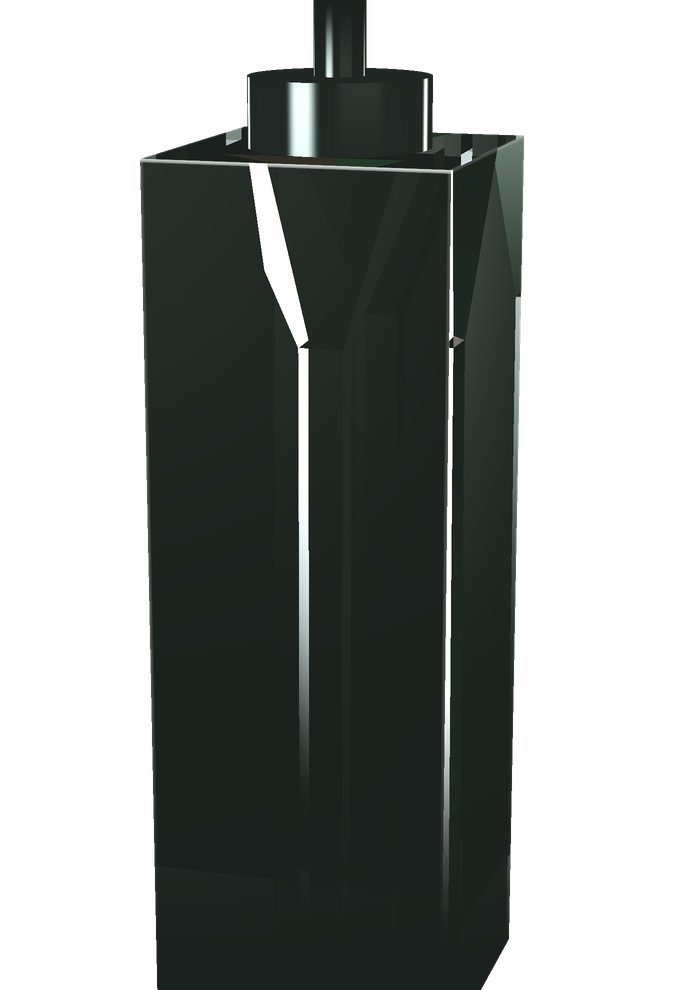

Source code (Python):
#!/usr/bin/env python3
"""Cytomics Analytical hero (HOME_BRIEF update 2026-11-20, option c: a crafted render of the real mechanism).
A quartz flow cell, the heart of every flow cytometer: a clear fused-silica block with a square micro-channel down its
centre, fed from the top through a tapered sheath chamber and a steel inlet fitting. Ray traced in numpy with Fresnel
reflection, refraction (quartz n=1.46, sheath water n=1.33), total internal reflection and a dark studio environment
whose ground is exactly the page ink. Saved with ALPHA (no box edge, DJ/DP). Also writes axis.json: where the
channel's centre line lands in the image (through the glass), so the live canvas can stream cells down it and flash
them at the laser. Usage: python3 flowcell.py W H out.png [SS]"""
import sys, json, numpy as np
from PIL import Image
W = int(sys.argv[1]) if len(sys.argv) > 1 else 500
H = int(sys.argv[2]) if len(sys.argv) > 2 else 700
OUT = sys.argv[3] if len(sys.argv) > 3 else 'flowcell.png'
SS = int(sys.argv[4]) if len(sys.argv) > 4 else 1
FW, FH = W, H; W, H = W * SS, H * SS
INK = np.array([16, 20, 18]) / 255.0          # page ink #101412
def nrm(v): return v / np.linalg.norm(v, axis=-1, keepdims=True)
def dot(a, b): return np.sum(a * b, -1)

# ---------- geometry ----------
BX, BZ, BY0, BY1 = 0.5, 0.5, -2.1, 0.85        # quartz block half-widths and y extent
CH = 0.075                                      # channel half-width
FY0, FY1, FW1 = 0.22, 0.85, 0.30                # funnel: from y FY0 (half-width CH) to the top face (half-width FW1)
COL_R, COL_Y1 = 0.30, 1.08                      # steel collar on the top face
TUBE_R = 0.085
def planes_box(x0, x1, y0, y1, z0, z1):
    return [(np.array([1., 0, 0]), x1), (np.array([-1., 0, 0]), -x0), (np.array([0, 1., 0]), y1), (np.array([0, -1., 0]), -y0),
            (np.array([0, 0, 1.]), z1), (np.array([0, 0, -1.]), -z0)]
BLOCK = planes_box(-BX, BX, BY0, BY1, -BZ, BZ)
CHAN = planes_box(-CH, CH, BY0 - 2, FY0 + 0.001, -CH, CH)
k = (FW1 - CH) / (FY1 - FY0)                     # funnel side slope
FUN = [(nrm(np.array([1., -k, 0])), None), (nrm(np.array([-1., -k, 0])), None), (nrm(np.array([0, -k, 1.])), None), (nrm(np.array([0, -k, -1.])), None),
       (np.array([0, 1., 0]), FY1 + 0.3), (np.array([0, -1., 0]), -FY0)]
# plane offsets for the funnel sides: pass through (CH, FY0, 0) etc.
FUN = [(n, (dot(n, np.array([CH * np.sign(n[0]) if abs(n[0]) > .1 else 0, FY0, CH * np.sign(n[2]) if abs(n[2]) > .1 else 0])) if d is None else d)) for n, d in FUN]

def convex(o, d, P):
    """ray/convex polyhedron: returns t_in, t_out, normal at entry, normal at exit"""
    n_ = len(o); tin = np.full(n_, -1e9); tout = np.full(n_, 1e9)
    nin = np.zeros((n_, 3)); nout = np.zeros((n_, 3))
    for nv, off in P:
        dn = d @ nv; on = o @ nv
        with np.errstate(divide='ignore', invalid='ignore'):
            t = (off - on) / dn
        ent = dn < 0; ex = dn > 0
        par = (dn == 0) & (on > off); tin[par] = 1e9
        m = ent & (t > tin); tin[m] = t[m]; nin[m] = nv
        m = ex & (t < tout); tout[m] = t[m]; nout[m] = nv
    return tin, tout, nin, nout

def cyl(o, d, r, y0, y1):
    """vertical capped cylinder on the y axis: nearest entry t and normal"""
    a = d[:, 0]**2 + d[:, 2]**2; b = 2 * (o[:, 0] * d[:, 0] + o[:, 2] * d[:, 2]); c = o[:, 0]**2 + o[:, 2]**2 - r * r
    disc = b * b - 4 * a * c; t = np.full(len(o), 1e9); nn = np.zeros((len(o), 3))
    ok = (disc > 0) & (a > 1e-9)
    t1 = np.where(ok, (-b - np.sqrt(np.maximum(disc, 0))) / (2 * np.maximum(a, 1e-9)), 1e9)
    y = o[:, 1] + t1 * d[:, 1]; m = ok & (t1 > 1e-4) & (y > y0) & (y < y1)
    t[m] = t1[m]; p = o[m] + t1[m, None] * d[m]; nn[m] = nrm(np.stack([p[:, 0], np.zeros(m.sum()), p[:, 2]], 1))
    with np.errstate(divide='ignore', invalid='ignore'):
        tc = (y1 - o[:, 1]) / d[:, 1]
    pc = o + tc[:, None] * d; m2 = (tc > 1e-4) & (pc[:, 0]**2 + pc[:, 2]**2 < r * r) & (tc < t)
    t[m2] = tc[m2]; nn[m2] = np.array([0, 1., 0])
    return t, nn

# ---------- studio environment (ground = ink) ----------
def soft(x, a, b): return np.clip((x - a) / (b - a), 0, 1) ** 2 * (3 - 2 * np.clip((x - a) / (b - a), 0, 1))
def env(d):
    col = np.tile(INK, (len(d), 1)).astype(float)
    az = np.arctan2(d[:, 0], d[:, 2]); el = np.arcsin(np.clip(d[:, 1], -1, 1))
    def box(a0, aw, aw2, e0, eh, eh2):
        dA = np.abs(np.angle(np.exp(1j * (az - a0))))
        return soft(-dA, -aw - aw2, -aw) * soft(-np.abs(el - e0), -eh - eh2, -eh)
    # front softbox, upper right of the camera: a broad sheen across the front and right faces
    col += box(0.75, 0.32, 0.30, 0.42, 0.22, 0.25)[:, None] * np.array([1.0, 0.99, 0.95]) * 3.2
    # second front panel, left of camera, dimmer: a sheen on the left of the front face
    col += box(-0.55, 0.12, 0.25, 0.25, 0.30, 0.3)[:, None] * np.array([0.9, 1.0, 0.95]) * 1.4
    # tall strips behind the block, left and right: they light the edges through the glass (dark-field look)
    col += box(-2.45, 0.05, 0.06, 0.1, 0.7, 0.3)[:, None] * np.array([0.9, 0.97, 1.0]) * 2.0
    col += box(2.62, 0.05, 0.06, 0.1, 0.7, 0.3)[:, None] * np.array([1.0, 0.97, 0.92]) * 1.6
    # overhead
    col += soft(el, 0.75, 1.3)[:, None] * np.array([0.8, 0.82, 0.8]) * 1.2
    # a low green bounce and a warm one (the logo's two strands), very faint
    col += (soft(-el, 0.05, 0.6) * soft(-np.abs(az + 1.2), -1.2, -0.3))[:, None] * np.array([0.07, 0.30, 0.08]) * 0.35
    col += (soft(-el, 0.05, 0.6) * soft(-np.abs(az - 1.0), -1.2, -0.3))[:, None] * np.array([0.40, 0.12, 0.04]) * 0.3
    return col

def fres(cosi, n1, n2):
    r0 = ((n1 - n2) / (n1 + n2)) ** 2
    return r0 + (1 - r0) * (1 - np.clip(cosi, 0, 1)) ** 5
def refract(d, n, eta):
    cosi = -dot(d, n); k_ = 1 - eta * eta * (1 - cosi * cosi)
    tir = k_ < 0
    t = eta * d + (eta * cosi - np.sqrt(np.maximum(k_, 0)))[:, None] * n
    return nrm(t), tir
def reflect(d, n): return d - 2 * dot(d, n)[:, None] * n

def inside(p, P, eps=1e-5):
    m = np.ones(len(p), bool)
    for nv, off in P: m &= (p @ nv) <= off + eps
    return m

# ---------- tracing ----------
NQ, NW = 1.46, 1.33
def steel(p, n, d):
    r = reflect(d, n)
    # brushed steel: blurred env approximated by averaging a few jittered reflections
    acc = np.zeros((len(d), 3))
    for j in range(5):
        jit = np.array([[0, 0, 0], [.08, 0, 0], [-.08, 0, 0], [0, .08, 0], [0, -.08, 0]][j])
        acc += env(nrm(r + jit))
    c = acc / 5 * np.array([0.78, 0.8, 0.82]) + INK * 0.4
    return c

def trace(o, d):
    n = len(o); col = np.zeros((n, 3)); thr = np.ones(n); alpha = np.zeros(n)
    axis_d = np.full(n, 9.); axis_y = np.zeros(n)
    # first: what does the camera ray hit?
    tb_in, tb_out, nb_in, _ = convex(o, d, BLOCK)
    hitb = (tb_in < tb_out) & (tb_out > 0) & (tb_in > 0)
    tc, nc = cyl(o, d, COL_R, BY1 - 0.001, COL_Y1)
    tt, nt = cyl(o, d, TUBE_R, COL_Y1 - 0.01, COL_Y1 + 3)
    tmet = np.minimum(tc, tt); nmet = np.where((tc <= tt)[:, None], nc, nt)
    met = (tmet < 1e8) & (~hitb | (tmet < tb_in))
    if met.any():
        p = o[met] + tmet[met, None] * d[met]
        c = steel(p, nmet[met], d[met])
        # the tube and the collar fade upward into the ink (long ease)
        f = soft(p[:, 1], COL_Y1 + 0.75, COL_Y1 + 0.08)
        col[met] = c * f[:, None] + INK * (1 - f[:, None]); alpha[met] = 1
    g = hitb & ~met
    if not g.any(): return col, alpha, axis_d, axis_y
    idx = np.where(g)[0]
    O = o[idx] + tb_in[idx, None] * d[idx]; D = d[idx]; N = nb_in[idx]
    cosi = -dot(D, N); F = fres(cosi, 1, NQ)
    C = env(reflect(D, N)) * F[:, None]                  # outer reflection
    # polished chamfers on the block's edges: where the hit is within CHF of a second face, shade with the averaged normal
    CHF = 0.011
    dx = BX - np.abs(O[:, 0]); dy_t = BY1 - O[:, 1]; dz = BZ - np.abs(O[:, 2])
    nx = np.stack([np.sign(O[:, 0]), 0 * O[:, 0], 0 * O[:, 0]], 1); ny = np.tile([0, 1., 0], (len(O), 1)); nz = np.stack([0 * O[:, 0], 0 * O[:, 0], np.sign(O[:, 2])], 1)
    cand = [(dx, nx), (dy_t, ny), (dz, nz)]
    for dist, nn in cand:
        m = (dist < CHF) & (np.abs(dot(N, nn)) < 0.5)
        if m.any():
            Nc = nrm(N[m] + nn[m]); r = reflect(D[m], Nc)
            w_ = (1 - dist[m] / CHF) ** 0.5
            C[m] = C[m] * (1 - w_[:, None]) + (env(r) * 0.55 + 0.10) * w_[:, None]
    T = (1 - F)
    D, _ = refract(D, N, 1 / NQ)
    # path inside quartz: up to 7 events
    medium = np.zeros(len(idx), int)                      # 0 quartz, 1 water
    live = np.ones(len(idx), bool)
    adist = np.full(len(idx), 9.); ay = np.zeros(len(idx))
    tint = np.array([0.985, 0.995, 0.99])
    for it in range(8):
        if not live.any(): break
        L = np.where(live)[0]; o2 = O[L] + D[L] * 1e-4; d2 = D[L]
        res_t = np.full(len(L), 1e9); res_n = np.zeros((len(L), 3)); res_kind = np.zeros(len(L), int)
        q = medium[L] == 0
        if q.any():
            oq, dq = o2[q], d2[q]
            _, to, _, no = convex(oq, dq, BLOCK)
            t1i, t1o, n1i, _ = convex(oq, dq, CHAN); t2i, t2o, n2i, _ = convex(oq, dq, FUN)
            h1 = (t1i < t1o) & (t1i > 0); h2 = (t2i < t2o) & (t2i > 0)
            tw = np.where(h1, t1i, 1e9); nw = n1i.copy(); m = h2 & (t2i < tw); tw[m] = t2i[m]; nw[m] = n2i[m]
            # the funnel's top is the steel collar's floor: treat it as quartz-steel (dark) by clipping at the top face
            tq = np.where(tw < to, tw, to); nq = np.where((tw < to)[:, None], -nw, no); kq = np.where(tw < to, 2, 1)
            res_t[q] = tq; res_n[q] = nq; res_kind[q] = kq
        w = medium[L] == 1
        if w.any():
            ow, dw = o2[w], d2[w]
            _, t1o, _, n1o = convex(ow, dw, CHAN); _, t2o, _, n2o = convex(ow, dw, FUN)
            in1 = inside(ow, CHAN, 1e-3); in2 = inside(ow, FUN, 1e-3)
            # exit of the union, approximately: leave whichever piece we are in, continue if that point is in the other
            te = np.where(in1 & ~in2, t1o, np.where(in2 & ~in1, t2o, np.maximum(t1o, t2o)))
            ne = np.where((in1 & ~in2)[:, None], n1o, np.where((in2 & ~in1)[:, None], n2o, np.where((t1o > t2o)[:, None], n1o, n2o)))
            # closest approach to the channel axis along this water segment
            tt_ = np.clip(-(ow[:, 0] * dw[:, 0] + ow[:, 2] * dw[:, 2]) / np.maximum(dw[:, 0]**2 + dw[:, 2]**2, 1e-9), 0, te)
            pc = ow + tt_[:, None] * dw; dd = np.sqrt(pc[:, 0]**2 + pc[:, 2]**2)
            Lw = L[w]; better = dd < adist[Lw]; adist[Lw[better]] = dd[better]; ay[Lw[better]] = pc[better, 1]
            pex = ow + te[:, None] * dw
            top = pex[:, 1] > BY1 - 1e-3                       # reached the collar floor: dark steel
            res_t[w] = te; res_n[w] = -ne; res_kind[w] = np.where(top, 4, 3)
        P = o2 + res_t[:, None] * d2
        # bottom of the block: the stream continues to the waste line; treat as exiting to the environment
        kind = res_kind
        # kind 1: quartz->air, 2: quartz->water, 3: water->quartz, 4: absorbed by steel floor
        for kk, n1, n2 in ((1, NQ, 1.0), (2, NQ, NW), (3, NW, NQ)):
            m = kind == kk
            if not m.any(): continue
            Li = L[m]; Nn = res_n[m]; Dd = d2[m]
            # Nn points against the ray (into the incoming medium)
            Nn = np.where((dot(Dd, Nn) > 0)[:, None], -Nn, Nn)
            ci = -dot(Dd, Nn); Fr = fres(ci, n1, n2)
            Dt, tir = refract(Dd, Nn, n1 / n2)
            Fr = np.where(tir, 1.0, Fr)
            if kk == 1:
                # leave the block: add transmitted env, keep the reflected path alive
                C[Li] += (env(Dt) * ((1 - Fr) * T[Li])[:, None]) * tint
                T[Li] *= Fr; O[Li] = P[m]; D[Li] = nrm(reflect(Dd, Nn))
            else:
                # crossing quartz/water: follow the dominant path (refraction unless TIR), keep a little of the reflection
                ref = Fr > 0.5
                C[Li] += env(nrm(reflect(Dd, Nn))) * (np.minimum(Fr, .5) * T[Li] * .5)[:, None]
                O[Li] = P[m]; D[Li] = np.where(ref[:, None], nrm(reflect(Dd, Nn)), Dt)
                medium[Li] = np.where(ref, medium[Li], 1 if kk == 2 else 0)
                T[Li] *= np.where(ref, Fr, 1 - np.minimum(Fr, .5) * .5)
        m4 = kind == 4
        if m4.any():
            Li = L[m4]; C[Li] += np.array([0.06, 0.065, 0.07]) * T[Li, None]; T[Li] = 0
        live &= T > 0.02
        live[L[res_t >= 1e8]] = False
    C += INK * T[:, None]                                 # whatever is left sees the ink
    col[idx] = C; alpha[idx] = 1; axis_d[idx] = adist; axis_y[idx] = ay
    return col, alpha, axis_d, axis_y

# ---------- camera ----------
cam = np.array([2.3, 1.75, 7.6]); look = np.array([0.0, -0.32, 0.0]); fov = np.radians(23)
fwd = nrm(look - cam); right = nrm(np.cross(fwd, [0, 1, 0])); up = np.cross(right, fwd)
ys, xs = np.mgrid[0:H, 0:W]
asp = W / H; sx = (xs + .5) / W * 2 - 1; sy = 1 - (ys + .5) / H * 2
th = np.tan(fov / 2)
dirs = nrm(fwd[None, None] + sx[..., None] * th * asp * right + sy[..., None] * th * up)
D0 = dirs.reshape(-1, 3); O0 = np.tile(cam, (len(D0), 1))
col = np.zeros((len(D0), 3)); al = np.zeros(len(D0)); ad = np.zeros(len(D0)); ayy = np.zeros(len(D0))
CHK = 60000
for i in range(0, len(D0), CHK):
    c, a, d_, y_ = trace(O0[i:i+CHK], D0[i:i+CHK]); col[i:i+CHK] = c; al[i:i+CHK] = a; ad[i:i+CHK] = d_; ayy[i:i+CHK] = y_
col = col.reshape(H, W, 3); al = al.reshape(H, W); ad = ad.reshape(H, W); ayy = ayy.reshape(H, W)
# long eased fade of the block's lower part into the ink (the channel runs on to the waste line)
yy = (np.arange(H) / H)[:, None]
fade = (1 - soft(yy, 0.60, 0.97)) * soft(yy, 0.0, 0.10)
col = col * fade[..., None] + INK * (1 - fade[..., None])
# tone map (soft shoulder), output with alpha
col = 1 - np.exp(-col * 1.25); col = col / (1 - np.exp(-1.25 * 1.0)) * 1.0
img = np.dstack([np.clip(col, 0, 1), al])
im = Image.fromarray((img * 255 + .5).astype(np.uint8), 'RGBA')
if SS > 1: im = im.resize((FW, FH), Image.LANCZOS)
im.save(OUT)
# axis samples: the apparent image of points on the channel axis seen through the front face (z = +BZ): for each axis point,
# solve for the face point whose refracted camera ray passes through it (grid search + refine), then project that face point
def apparent(P):
    best = None
    xs_ = np.linspace(-BX, BX, 241); ys_ = np.linspace(P[1] - 0.6, P[1] + 0.6, 241)
    for it in range(3):
        gx, gy = np.meshgrid(xs_, ys_); S_ = np.stack([gx.ravel(), gy.ravel(), np.full(gx.size, BZ)], 1)
        d_ = nrm(S_ - cam); t_, _ = refract(d_, np.tile([0, 0, 1.], (len(d_), 1)), 1 / NQ)
        v = P - S_; dist = np.linalg.norm(v - dot(v, t_)[:, None] * t_, axis=1)
        i = np.argmin(dist); best = S_[i]
        sx_ = (xs_[1] - xs_[0]) * 3; sy_ = (ys_[1] - ys_[0]) * 3
        xs_ = np.linspace(best[0] - sx_, best[0] + sx_, 61); ys_ = np.linspace(best[1] - sy_, best[1] + sy_, 61)
    return best
pts = []
for wy in np.linspace(BY0 + 0.1, FY0, 40):
    S_ = apparent(np.array([0, wy, 0])); v = S_ - cam; z = dot(v, fwd)
    x = dot(v, right) / z / (th * asp); y = dot(v, up) / z / th
    pts.append([round(float(wy), 3), round(float((x + 1) / 2 * FW), 1), round(float((1 - y) / 2 * FH), 1)])
# also the naive projection of a world point (for the laser entry on the right face)
def proj(p):
    v = p - cam; z = dot(v, fwd); x = dot(v, right) / z / (th * asp); y = dot(v, up) / z / th
    return [round(float((x + 1) / 2 * FW), 1), round(float((1 - y) / 2 * FH), 1)]
json.dump({'W': FW, 'H': FH, 'axis': pts, 'funnel_bot': proj(apparent(np.array([0, FY0, 0]))), 'faceR_beam': proj(np.array([BX, -0.15, 0.0])), 'faceR_top': proj(np.array([BX, BY1, BZ])), 'faceR_bot': proj(np.array([BX, -1.4, BZ])), 'faceR_back': proj(np.array([BX, -0.15, -BZ])), 'beam_app': proj(apparent(np.array([0, -0.15, 0]))), 'faceL_beam': proj(np.array([-BX, -0.15, 0.0])),
           'proj_top': proj(np.array([0, COL_Y1, 0])), 'proj_bot': proj(np.array([0, BY0, 0])), 'ch_mid': proj(np.array([0, -0.15, 0]))}, open(OUT.rsplit('.', 1)[0] + '.json', 'w'))
print('ok', OUT, len(pts))
